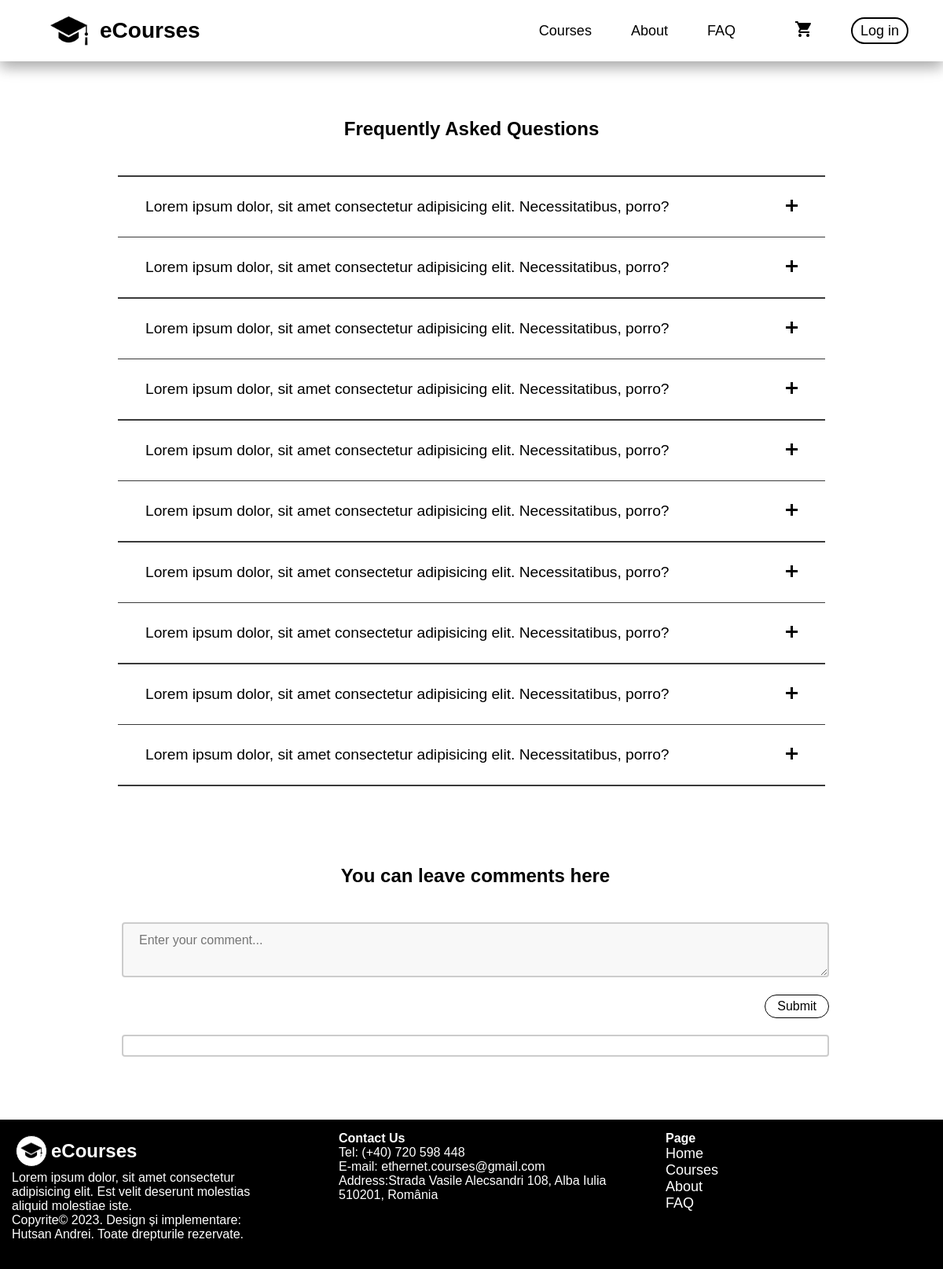
The app's page /faq.php with its own data.
### tables this page shows
CREATE TABLE `questions_answers` (
  `id` int NOT NULL,
  `question` varchar(200) NOT NULL,
  `answer` varchar(200) NOT NULL
);

### faq.php (the view, shortened to what this page needs)
<!DOCTYPE html>
<html lang="en">
  <head>
    <link rel="stylesheet" href="style/faq-style.css" />
  </head>
  <body>
    <header>
      <nav class="navbar">
        <div class="bar-logo">
          <img src="icons/logo.png" alt="logo" />
          <a href="index.php#home">eCourses</a>
        </div>
        <ul class="nav-menu">
          <li class="nav-item">
            <a href="courses.php" class="nav-link">Courses</a>
          </li>
          <li class="nav-item">
            <a href="index.php#about" class="nav-link">About</a>
          </li>
          <li class="nav-item">
            <a href="faq.php" class="nav-link">FAQ</a>
          </li>
          <li class="nav-item">
            <a href="cart.php" name="cart" class="nav-link">
              <img src="icons/cart.png" alt="cart" class="nav-link"
            /></a>
          </li>
          <?php
            if (!isset($_SESSION['email'])) {
                echo "<li class=\"nav-item\">
                <a href=\"login.php\" class=\"nav-link\" id=\"login\">Log in</a></li>";
            }
          ?>
        </ul>
      </nav>
    </header>
    <div class="faq">
      <div class="faq-header">
        <h2>Frequently Asked Questions</h2>
      </div>
      <div class="container">
        <hr>
        <?php
            require("mysql.php");
                    $date = $conexiune->query("SELECT * FROM questions_answers");
                    while($info = mysqli_fetch_array($date)){
                        echo "<article>
                            <div class=\"ques-ans\">
                                <div class=\"question\">
                                    <p>".$info["question"]."</p>
                                    <div class=\"plus\">
                                    <span class=\"line\"></span>
                                    <span class=\"line\"></span>
                                    </div>
                                </div>
                                <p class=\"answer\">".$info["answer"]."</p>
                            </div>
                        <hr>
                        </article>";
                    }
                ?>
      </div>
    </div>
    <div class="ask">
    <h2 style="text-align:center;">You can leave comments here</h2>
        <div class="que-form">
        <form id="question-form" action="" method="POST">
              <textarea id="question_form" name="question" placeholder="Enter your comment..."></textarea><br /><br />
              <input id="ask_btn" type="submit" name="ask" value="Submit" /><br /><br />
            </form>
        </div>
        <div class="ans-view" id="ans-view">
        </div>
    </div>
    <footer class="footer">
      <div class="row">
        <article class="company-descrip">
          <div class="logo-name">
            <img src="icons/logo.png" alt="footer-logo" />
            <h1>eCourses</h1>
          </div>
          <p>
            Lorem ipsum dolor, sit amet consectetur adipisicing elit. Est velit
            deserunt molestias aliquid molestiae iste.
          </p>
          <p>
            Copyrite© 2023. Design și implementare: Hutsan Andrei. Toate
            drepturile rezervate.
          </p>
        </article>
        <article class="contactUs">
          <h4 class="item-title">Contact Us</h4>
          <div class="contact-address">
            <p>Tel: (+40) 720 598 448</p>
            <p>E-mail: ethernet.courses@gmail.com</p>
            <p>
              Address:Strada Vasile Alecsandri 108, Alba Iulia 510201, România
            </p>
          </div>
        </article>
        <article class="item-list">
          <h4 class="item-title">Page</h4>
          <ul>
            <li><a href="index.php#home">Home</a></li>
            <li><a href="courses.php">Courses</a></li>
            <li><a href="index.php#about">About</a></li>
            <li><a href="faq.php">FAQ</a></li>
          </ul>
        </article>
      </div>
    </footer>
  </body>
</html>

### style/faq-style.css (style rules this page uses)
* { margin: 0; padding: 0; font-family: "Montserrat", sans-serif; }
body { overflow-x: hidden; }
header { position: fixed; z-index: 1; top: 0; background-color: #fff; width: 100%; margin: 0px; box-shadow: 0 8px 16px 0 rgba(0, 0, 0, 0.2), 0 6px 20px 0 rgba(0, 0, 0, 0.19); }
.navbar { min-height: 70px; display: flex; justify-content: space-between; align-items: center; padding: 0 24px; }
.bar-logo { width: auto; margin: 0px; display: flex; align-items: center; justify-content: space-between; }
.bar-logo > img { display: block; margin-left: 25px; padding: 15px; max-width: 48px; }
.bar-logo > a { text-decoration: none; color: #000000; font-weight: bold; font-size: 28px; }
header nav ul { list-style-type: none; display: flex; justify-content: space-between; align-items: center; gap: 20px; }
nav ul li { padding: 15px; }
.nav-item img { margin-left: 25px; max-width: 20px; border: 1px solid transparent; background-color: transparent; }
a#login { text-decoration: none; margin-right: 5px; background-color: transparent; color: #000000; border: 2px solid #000000; border-radius: 20px; padding: 5px; padding-right: 10px; padding-left: 10px; transition-duration: 0.4s; }
.nav-link { text-decoration: none; color: #000; font-size: 18px; transition: 0.7s ease; }
li.nav-item { display: inline-block; }
.faq { width: 75%; margin: 150px auto 100px auto; }
.faq-header { display: flex; flex-direction: column; align-items: center; margin-bottom: 45px; }
.question { margin: 10px; display: flex; align-items: center; justify-content: space-between; font-size: 1.2rem; }
.ques-ans { margin: 25px; }
.plus { display: block; margin-top: 5px; cursor: pointer; }
.line { display: block; width: 15px; height: 3px; margin: 5px auto; transition: all 0.3s ease-in-out; background-color: #000; }
.line:nth-child(2) { transform: translateY(-8px) rotate(90deg); z-index: 2; }
.ask { width: 100%; margin: 10px 5px 80px 5px; }
.que-form { width: 75%; margin: 45px auto 10px auto; }
.ans-view { width: 75%; margin: 15px auto; padding: 12px 20px; box-sizing: border-box; border: 2px solid #ccc; border-radius: 4px; }
hr { height: 1.5px; border-width: 0; background-color: #3a3a3a; }
#question_form { width: 100%; height: 70px; padding: 12px 20px; box-sizing: border-box; border: 2px solid #ccc; border-radius: 4px; background-color: #f8f8f8; font-size: 16px; }
#ask_btn { background-color: transparent; color: #000; padding: 5px 15px; border: 1px solid #000; border-radius: 20px; cursor: pointer; float: right; font-size: 1rem; }
.footer { width: 100%; background-color: #000; }
.footer div.row { display: grid; grid-template-columns: 33% 33% 33%; grid-template-rows: 33% 33% 33%; grid-column-gap: 20px; color: #ffffff; }
.footer article { padding: 15px; margin: 0px 20px 20px 0px; }
.logo-name { display: flex; align-items: center; margin: 5px; }
.logo-name > img { margin-right: 5px; max-width: 28px; background-color: #fff; border: 1px solid #111; border-radius: 50%; padding: 5px; }
.item-list > ul { list-style-type: none; }
.item-list > ul > li > a { text-decoration: none; color: #ffffff; font-size: 18px; transition-duration: 2s; }

### records on screen
questions_answers: question "Lorem ipsum dolor, sit amet consectetur adipisicing elit. Necessitatibus, porro?"
questions_answers: question "Lorem ipsum dolor, sit amet consectetur adipisicing elit. Necessitatibus, porro?"
questions_answers: question "Lorem ipsum dolor, sit amet consectetur adipisicing elit. Necessitatibus, porro?"
questions_answers: question "Lorem ipsum dolor, sit amet consectetur adipisicing elit. Necessitatibus, porro?"
questions_answers: question "Lorem ipsum dolor, sit amet consectetur adipisicing elit. Necessitatibus, porro?"
questions_answers: question "Lorem ipsum dolor, sit amet consectetur adipisicing elit. Necessitatibus, porro?"
questions_answers: question "Lorem ipsum dolor, sit amet consectetur adipisicing elit. Necessitatibus, porro?"
questions_answers: question "Lorem ipsum dolor, sit amet consectetur adipisicing elit. Necessitatibus, porro?"
questions_answers: question "Lorem ipsum dolor, sit amet consectetur adipisicing elit. Necessitatibus, porro?"
questions_answers: question "Lorem ipsum dolor, sit amet consectetur adipisicing elit. Necessitatibus, porro?"
